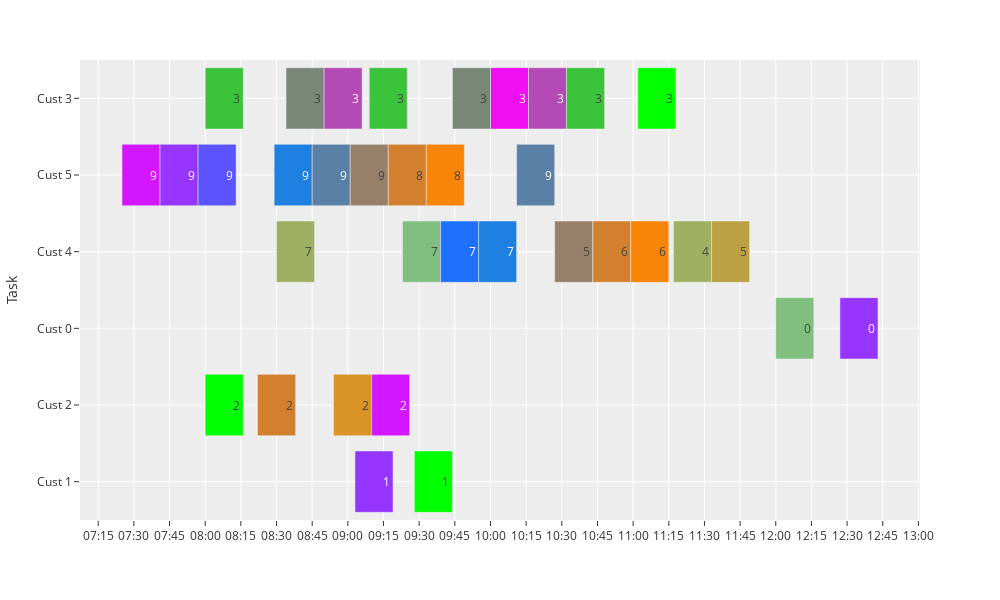

The notebook cell saved with this chart:
### Code cell
Prism = [
'rgb(0, 255, 0)', 'rgb(255, 0, 255)', 'rgb(0, 128, 255)',
'rgb(255, 128, 0)', 'rgb(128, 191, 128)']  # 'rgb(74, 17, 157)',
# 'rgb(209, 2, 37)', 'rgb(74, 17, 157)', 'rgb(176, 114, 254)',
# 'rgb(3, 255, 226)', 'rgb(52, 125, 6)', 'rgb(0, 128, 128)',
# 'rgb(250, 81, 134)', 'rgb(255, 128, 0)'
# ]
depotList = np.unique(df['Depot'])
df['Task'] = df.apply(lambda x: f"Cust {x.Cust}", axis=1)
# color = [f"rgb{distinctipy.get_rgb256(x)}" for x in distinctipy.get_colors(14)]
# print(color)
df_ordre=df[df['Operation']=="Unloading"]
if type(df_ordre) == pd.core.series.Series:
    df_ordre = df_ordre.to_frame().T
df_ordre.sort_values(by=['start'], inplace=True)
fig = px.timeline(df_ordre, x_start="start", x_end="end", y="Task", text='Order', width=1000, height=600,
                    template='ggplot2',
                    # color_discrete_sequence=["red", "green", "blue", "goldenrod", "magenta"],
                    color="Driver",
                    color_continuous_scale=Prism, opacity=1
                    )
# ,color_continuous_scale=["cyan", "green", "blue", "goldenrod", "magenta","magenta"]
# )
fig.update_yaxes(autorange="reversed",
                    #  showgrid=True,
                    #  showticklabels=False,
                    #  ticks="",
                    )  # otherwise tasks are listed from the bottom up

    # fig.update_layout(
# yaxis=dict(visible=False),  # Hide the y-axis
# xaxis=dict(type="date"),     # Use a date-based x-axis
# title="Timeline",
# font=dict(
# family="Courier New, monospace",
# size=5,  # Set the font size here
# color="RebeccaPurple"
# )
# )
# fig.update_traces(textposition='inside')
fig.update_layout(uniformtext_minsize=6)  # , uniformtext_mode='hide')
fig.update_coloraxes(showscale=False)
# fig.update_traces(showlegend=False)
fig.update_xaxes(
tickformat="%H:%M",
nticks=25,
tickformatstops=[
    dict(dtickrange=[3600000, 86400000], value="%H:%M")]  # range is 1 hour to 24 hours
)
# for template in ["plotly", "plotly_white", "plotly_dark", "ggplot2", "seaborn", "simple_white", "none"]:
#     fig.update_layout(template=template, title="Mt Bruno Elevation: '%s' theme" % template)
#     fig.show()

# fig.write_image(f"depot_{dep}.pdf")
# fig.write_image(f"depot_{dep}.png")
fig.show()

### Figure 1 — Plotly figure (JSON) as saved in the notebook; plotly's stock layout.template omitted (floating-point values rounded to 4 significant figures)
{"data": [{"alignmentgroup": "True", "base": ["2023-12-18 10:00:00", "2023-12-18 10:11:00", "2023-12-18 10:16:00", "2023-12-18 10:27:00", "2023-12-18 10:32:00", "2023-12-18 10:43:00", "2023-12-18 10:59:00", "2023-12-18 11:02:00", "2023-12-18 11:17:00", "2023-12-18 11:33:00", "2023-12-18 12:00:00", "2023-12-18 12:27:00", "2023-12-18 7:25:00", "2023-12-18 7:41:00", "2023-12-18 7:57:00", "2023-12-18 8:00:00", "2023-12-18 8:00:00", "2023-12-18 8:22:00", "2023-12-18 8:29:00", "2023-12-18 8:30:00", "2023-12-18 8:34:00", "2023-12-18 8:45:00", "2023-12-18 8:50:00", "2023-12-18 8:54:00", "2023-12-18 9:01:00", "2023-12-18 9:03:00", "2023-12-18 9:09:00", "2023-12-18 9:10:00", "2023-12-18 9:17:00", "2023-12-18 9:23:00", "2023-12-18 9:28:00", "2023-12-18 9:33:00", "2023-12-18 9:39:00", "2023-12-18 9:44:00", "2023-12-18 9:55:00"], "hovertemplate": "start=%{base}<br>end=%{x}<br>Task=%{y}<br>Order=%{text}<br>Driver=%{marker.color}<extra></extra>", "legendgroup": "", "marker": {"color": [4, 10, 3, 11, 1, 12, 13, 0, 16, 15, 17, 6, 5, 6, 7, 1, 0, 12, 9, 16, 2, 10, 3, 14, 11, 6, 1, 5, 12, 17, 0, 13, 8, 2, 9], "coloraxis": "coloraxis", "opacity": 1, "pattern": {"shape": ""}}, "name": "", "offsetgroup": "", "orientation": "h", "showlegend": false, "text": [3, 9, 3, 5, 3, 6, 6, 3, 4, 5, 0, 0, 9, 9, 9, 3, 2, 2, 9, 7, 3, 9, 3, 2, 9, 1, 3, 2, 8, 7, 1, 8, 7, 3, 7], "textposition": "auto", "type": "bar", "x": [960000, 960000, 960000, 960000, 960000, 960000, 960000, 960000, 960000, 960000, 960000, 960000, 960000, 960000, 960000, 960000, 960000, 960000, 960000, 960000, 960000, 960000, 960000, 960000, 960000, 960000, 960000, 960000, 960000, 960000, 960000, 960000, 960000, 960000, 960000], "xaxis": "x", "y": ["Cust 3", "Cust 5", "Cust 3", "Cust 4", "Cust 3", "Cust 4", "Cust 4", "Cust 3", "Cust 4", "Cust 4", "Cust 0", "Cust 0", "Cust 5", "Cust 5", "Cust 5", "Cust 3", "Cust 2", "Cust 2", "Cust 5", "Cust 4", "Cust 3", "Cust 5", "Cust 3", "Cust 2", "Cust 5", "Cust 1", "Cust 3", "Cust 2", "Cust 5", "Cust 4", "Cust 1", "Cust 5", "Cust 4", "Cust 3", "Cust 4"], "yaxis": "y"}], "layout": {"barmode": "overlay", "coloraxis": {"colorbar": {"title": {"text": "Driver"}}, "colorscale": [[0, "rgb(0, 255, 0)"], [0.25, "rgb(255, 0, 255)"], [0.5, "rgb(0, 128, 255)"], [0.75, "rgb(255, 128, 0)"], [1, "rgb(128, 191, 128)"]], "showscale": false}, "height": 600, "legend": {"tracegroupgap": 0}, "margin": {"t": 60}, "uniformtext": {"minsize": 6}, "width": 1000, "xaxis": {"anchor": "y", "domain": [0, 1], "nticks": 25, "tickformat": "%H:%M", "tickformatstops": [{"dtickrange": [3600000, 86400000], "value": "%H:%M"}], "type": "date"}, "yaxis": {"anchor": "x", "autorange": "reversed", "domain": [0, 1], "title": {"text": "Task"}}}}
